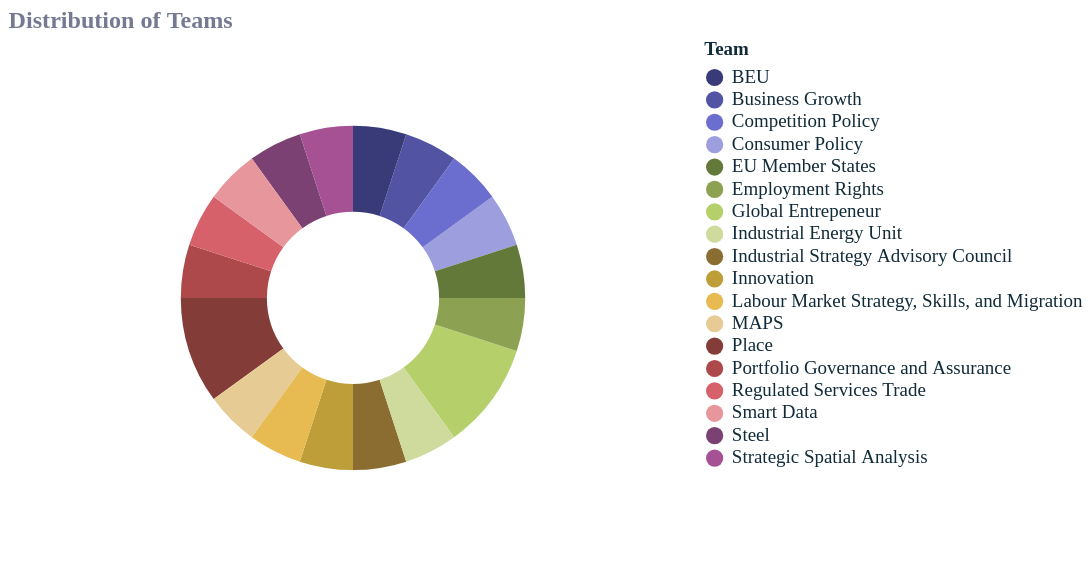

The notebook cell this image was saved under:
### Code cell
# count teams and build a little “donut” with altair (reduced padding to legend)
teams = df['Team'].value_counts().reset_index()
teams.columns = ['Team', 'count']
teams['pct'] = teams['count'] / teams['count'].sum()

donut = (
    alt.Chart(teams)
       .mark_arc(innerRadius=50, outerRadius=100)
       .encode(
           theta=alt.Theta(field='count', type='quantitative'),
           color=alt.Color(
               field='Team', type='nominal',
               scale=alt.Scale(scheme='category20b'),
               legend=alt.Legend(title='Team', labelLimit=0, orient='right', offset=4)
           ),
       )
       .properties(title='Distribution of Teams', padding={'left':5, 'right':5, 'top':5, 'bottom':5})
)

donut.show()
donut.save('teams_donut.png', scale_factor=2.0)

### Figure 1 — Vega-Lite specification as saved in the notebook (floating-point values rounded to 4 significant figures)
{"config": {"font": "Circular Std", "text": {"color": "#676A86", "align": "left", "baseline": "middle", "dx": 7, "dy": 0, "fontSize": 11}, "view": {"stroke": null, "continuousWidth": 400, "continuousHeight": 300, "discreteWidth": 400, "discreteHeight": 300}, "range": {"category": ["#36B7B4", "#E6224B", "#F4C245", "#0063AF", "#00A767", "#179FDB", "#EB5C2E"], "diverging": ["#E6224B", "#E54753", "#C9C9C9", "#179FDB", "#122B39"], "heatmap": ["#C9C9C9", "#179FDB", "#0063AF", "#122B39"], "ordinal": ["#00A767", "#36B7B4", "#179FDB", "#0063AF", "#243B5A"]}, "bar": {"color": "#179fdb"}, "line": {"color": "#e6224b"}, "rule": {"color": "#676A86"}, "area": {"opacity": 0.3}, "point": {"filled": true, "size": 80, "color": "#e6224b", "opacity": 0.95}, "geoshape": {"stroke": "white", "strokeWidth": 0.3}, "rect": {"fill": "#d6d4d4", "opacity": 0.3}, "axis": {"labelColor": "#676A86", "labelFontSize": 11, "labelFont": "Circular Std", "labelOpacity": 0.7, "tickColor": "#676A86", "tickOpacity": 0.5, "domainColor": "#676A86", "domainOpacity": 0.5, "gridColor": "#676A86", "gridDash": [2, 2], "gridOpacity": 0.5, "title": null, "titleColor": "#676A86", "titleOpacity": 0.8, "tickSize": 4}, "axisXDiscrete": {"grid": false, "labelAngle": 0, "tickCount": 10, "tickOpacity": 0.5, "title": null}, "axisYDiscrete": {"ticks": false, "labelPadding": 5}, "axisXTemporal": {"grid": false, "ticks": true}, "axisXQuantitative": {"grid": true}, "axisYQuantitative": {"gridColor": "#676A86", "gridDash": [1, 5], "gridOpacity": 0.5, "ticks": false, "labelPadding": 5, "tickCount": 8, "titleAngle": 0, "titleAlign": "left", "titleBaseline": "bottom", "titleX": 0, "titleY": -5}, "title": {"color": "#676A86E6", "subtitleColor": "#676A86", "font": "Circular Std", "subtitleFont": "Circular Std", "anchor": "start", "fontSize": 14, "subtitleFontSize": 12, "subtitlePadding": 4, "offset": 0, "frame": "group"}, "legend": {"titleColor": "#122b39", "title": null, "labelColor": "#122b39", "labelFontSize": 11}}, "data": {"name": "data-0bee19bff27047df7bc363cc1f0531a1"}, "mark": {"type": "arc", "innerRadius": 50, "outerRadius": 100}, "encoding": {"color": {"field": "Team", "legend": {"labelLimit": 0, "offset": 4, "orient": "right", "title": "Team"}, "scale": {"scheme": "category20b"}, "type": "nominal"}, "theta": {"field": "count", "type": "quantitative"}}, "padding": {"left": 5, "right": 5, "top": 5, "bottom": 5}, "title": "Distribution of Teams", "$schema": "https://vega.github.io/schema/vega-lite/v5.20.1.json", "datasets": {"data-0bee19bff27047df7bc363cc1f0531a1": [{"Team": "Global Entrepeneur", "count": 2, "pct": 0.1}, {"Team": "Place", "count": 2, "pct": 0.1}, {"Team": "Business Growth", "count": 1, "pct": 0.05}, {"Team": "Steel", "count": 1, "pct": 0.05}, {"Team": "Innovation", "count": 1, "pct": 0.05}, {"Team": "Industrial Strategy Advisory Council", "count": 1, "pct": 0.05}, {"Team": "Portfolio Governance and Assurance", "count": 1, "pct": 0.05}, {"Team": "Regulated Services Trade", "count": 1, "pct": 0.05}, {"Team": "MAPS", "count": 1, "pct": 0.05}, {"Team": "Strategic Spatial Analysis", "count": 1, "pct": 0.05}, {"Team": "Industrial Energy Unit", "count": 1, "pct": 0.05}, {"Team": "Consumer Policy", "count": 1, "pct": 0.05}, {"Team": "Competition Policy", "count": 1, "pct": 0.05}, {"Team": "Labour Market Strategy, Skills, and Migration", "count": 1, "pct": 0.05}, {"Team": "Employment Rights", "count": 1, "pct": 0.05}, {"Team": "Smart Data", "count": 1, "pct": 0.05}, {"Team": "BEU", "count": 1, "pct": 0.05}, {"Team": "EU Member States", "count": 1, "pct": 0.05}]}}
